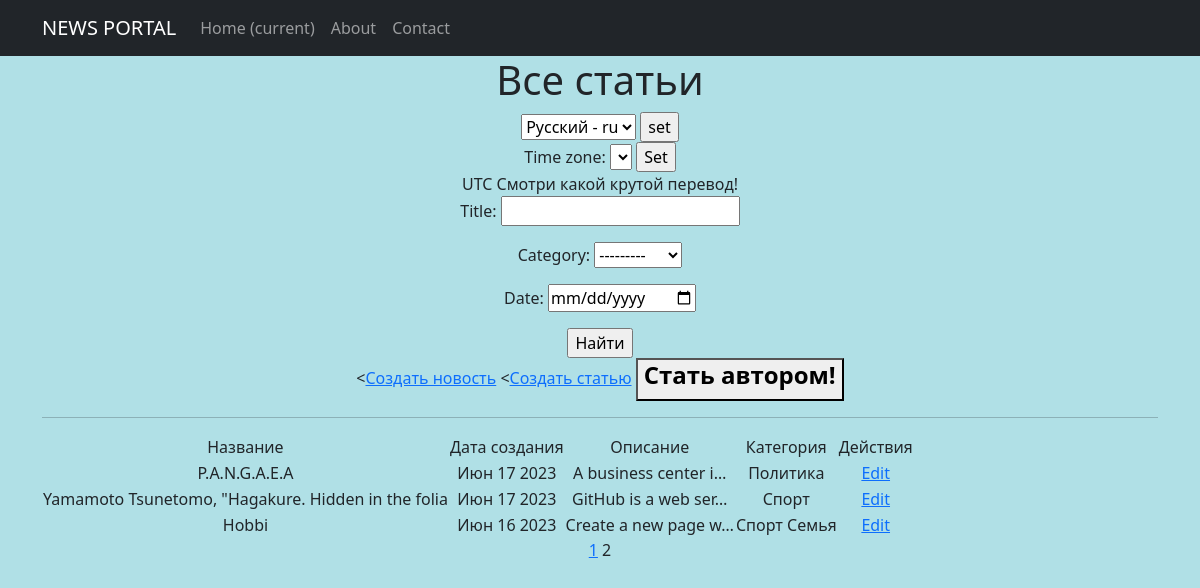
/news/?page=2 (signed in), run on the app's committed database.
### news/models.py (models this page shows, shortened)
class Post(models.Model):
    author = models.ForeignKey(Author, on_delete=models.CASCADE)
    NEWS = 'NW'
    ARTICLE = 'AR'
    CATEGORY_CHOICES = [
        (NEWS, 'Новость'),
        (ARTICLE, 'Статья'),
    ]
    categoryType = models.CharField(max_length=2, choices=CATEGORY_CHOICES, default=ARTICLE)
    name = models.CharField(max_length=50, unique=True)
    description = models.TextField()
    createDate = models.DateTimeField(auto_now_add=True)
    rating = models.IntegerField(default=0)
    category = models.ManyToManyField(Category, through = 'PostCategory')
    verbose_name = pgettext_lazy('help text for MyModel model', 'This is the help text'),

class Category(models.Model):
    name = models.CharField(max_length=100, unique=True, help_text=_('category name'))
    subscribers = models.ManyToManyField(User, related_name='categories')

### news/views.py (the view)
# urls.py: path('', PostList.as_view(), name='post_list'),
class PostList(ListView):
    model = Post
    ordering = '-createDate'
    template_name = 'posts.html'
    context_object_name = 'posts'
    paginate_by = 5
    def get_queryset(self):
        queryset = super().get_queryset()
        self.filterset = PostFilter(self.request.GET, queryset)
        return self.filterset.qs
    def get_context_data(self, **kwargs):
        context = super().get_context_data(**kwargs)
        context['time_now'] = datetime.utcnow()
        context['filterset'] = self.filterset
        return context

### news/templatetags/custom_filters.py (called while the page is built)
@register.filter()
def tsenzor(value):
    bad_words = ['cat', 'dog', 'opinion']
    for i in bad_words:
        value = value.replace(str(i), i[0] + '*' * (len(i) - 1))
    return value

### news/templatetags/custom_tags.py (called while the page is built)
@register.simple_tag(takes_context=True)
def url_replace(context, **kwargs):
   d = context['request'].GET.copy()
   for k, v in kwargs.items():
       d[k] = v
   return d.urlencode()

### templates/posts.html (shortened to what this page needs)
{% extends 'flatpages/default.html' %}
{% load custom_filters %}
{% load custom_tags %}
{% load i18n %}
{% load tz %}
{% block content %}
   <h1>Все статьи</h1>
<html lang="en">
    <head>
    </head>
    <body>
        <form action="{% url 'set_language' %}" method="POST"> {% csrf_token %}
                {% get_current_language as LANGUAGE_CODE %}
             <select name="language" id="">
                 {% get_available_languages as LANGUAGES %}
                    {% get_language_info_list for LANGUAGES as languages %}
                     {% for language in languages %}
                        <option value="{{ language.code }}" {% if language.code == LANGUAGE_CODE %} selected {% endif %}>
                         {{ language.name_local }} - {{ language.code }}
                        </option>
                    {% endfor %}
             </select>
                <input type="submit" value="set">
         </form>
 {% get_current_timezone as TIME_ZONE %}
    <form action="" method="POST">
        <label for="timezone">Time zone:</label>
        <select name="timezone">
        </select>
        <input type="submit" value="Set">
    </form>
    {{ TIME_ZONE }}
</body>
</html>
    {% trans "Check out my new cool translation" %}!
</body>
</html>
     <form action="" method="get">
       {{ filterset.form.as_p }}
       <input type="submit" value="Найти" />
   </form>
{% if perms.news.add_post %}
    <<a href="{% url 'news_create' %}">Создать новость</a>
        {% endif %}
{% if perms.news.add_post %}
    <<a href="{% url 'article_create' %}">Создать статью</a>
    {% endif %}
{% if not is_author %}
<button>
    <a class="nav-link" href="{% url 'account_upgrade' %}">
        <h4><strong>Стать автором!</strong></h4>
    </a>
</button>
{% endif %}
   <hr>
   {% if posts %}
       <table>
           <tr>
               <td>Название</td>
               <td>Дата создания</td>
               <td>Описание</td>
               <td>Категория</td>
               {% if perms.news.change_post or perms.news.delete_post %}
               <td>Действия</td>
               {% endif %}
           </tr>
           {% for post in posts %}
           <tr>
               <td>{{ post.name|tsenzor }}</td>
               <td>{{ post.createDate|date:'M d Y' }}</td>
               <td>{{ post.description|truncatechars:20|tsenzor}}</td>
               <td>
                    {% for cat in post.category.all %}
                        {{ cat.name }}
                    {% endfor %}
                </td>
               {% if post.categoryType == 'NW' and perms.news.change_post %}
                   <td> <a href="{% url 'news_update' pk=post.pk %}">Edit</a></td>
               {% elif post.categoryType == 'NW' and  perms.news.delete_post %}
                    <td><a href="{% url 'news_delete' pk=post.pk %}">Delete</a></td>
               {% elif post.categoryType == 'AR' and perms.news.change_post %}
                    <td><a href="{% url 'article_update' pk=post.pk %}">Edit</a></td>
               {% elif post.categoryType == 'AR' and perms.news.delete_post %}
                    <td><a href="{% url 'article_delete' pk=post.pk %}">Delete</a></td>
               {% endif %}
           </tr>
           {% endfor %}
       </table>
   {% else %}
       <h2> Новостей нет!</h2>
   {% endif %}
   {% if page_obj.has_previous %}
       <a href="?{% url_replace page=1 %}">1</a>
   {% endif %}
   {{ page_obj.number }}
{% endblock content %}

### data on the page
Post: name|tsenzor "P.A.N.G.A.E.A", createDate "Июн 17 2023", description|tsenzor "A business center i…", categoryType "Edit"
Category: name "Политика"
Post: name|tsenzor "Yamamoto Tsunetomo, \"Hagakure. Hidden in the folia", createDate "Июн 17 2023", description|tsenzor "GitHub is a web ser…", categoryType "Edit"
Category: name "Спорт"
Post: name|tsenzor "Hobbi", createDate "Июн 16 2023", description|tsenzor "Create a new page w…", categoryType "Edit"
Category: name "Семья"

### other printed values
{{ TIME_ZONE }} "UTC"
{{ page_obj.number }} "2"
form field language "Русский - ru"
